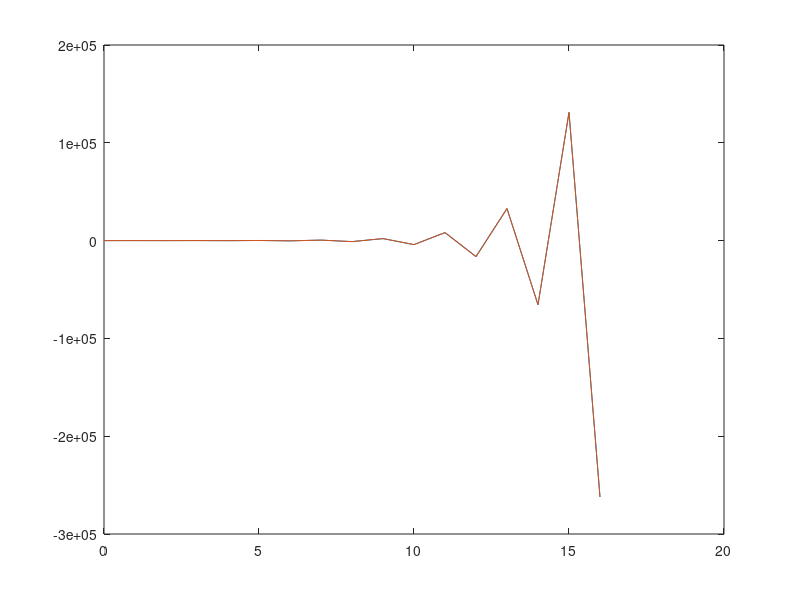
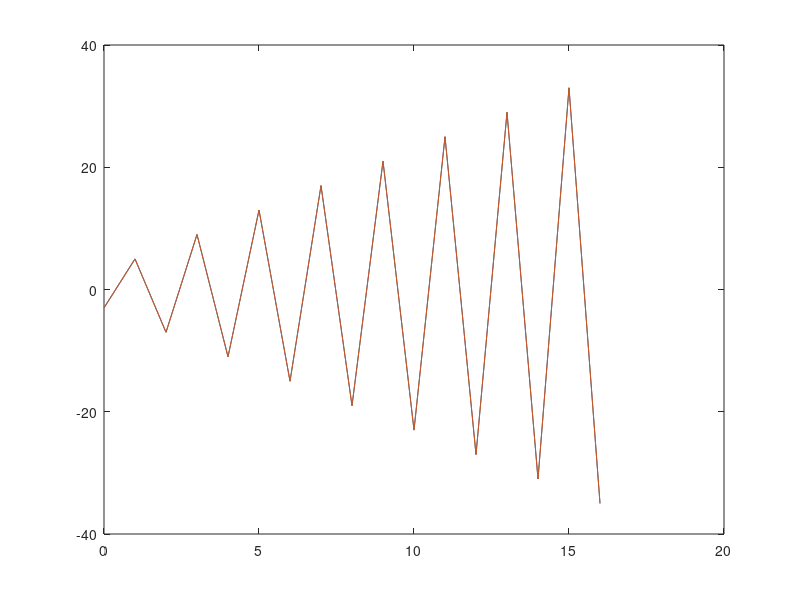
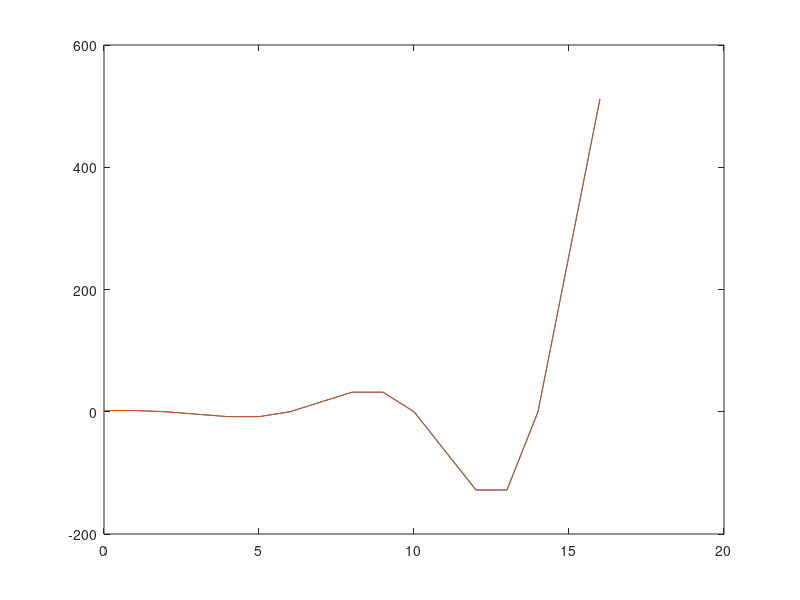

Reproduce these figures in MATLAB, in order.
clear;
y1(1) = -2;
y1(2) =  6;

y2(1) = -3;
y2(2) =  5;

y3(1) =  2;
y3(2) =  2;

for n=1:15;
    y1(n+2) = -3*y1(n+1) - 2*y1(n);
    y2(n+2) = -2*y2(n+1) - y2(n);
    y3(n+2) =  2*y3(n+1) - 2*y3(n)
end
n=0:16;
yc1 = 2*(-1).^n-4*(-2).^n;
yc2 = -(3.+2*n).*(-1).^n;
yc3 = 2*(sqrt(2)).^n.*cos(n*pi/4);

figure(1);
plot(n,y1,n,yc1);

figure(2);
plot(n,y2,n,yc2);

figure(3);
plot(n,y3,n,yc3);